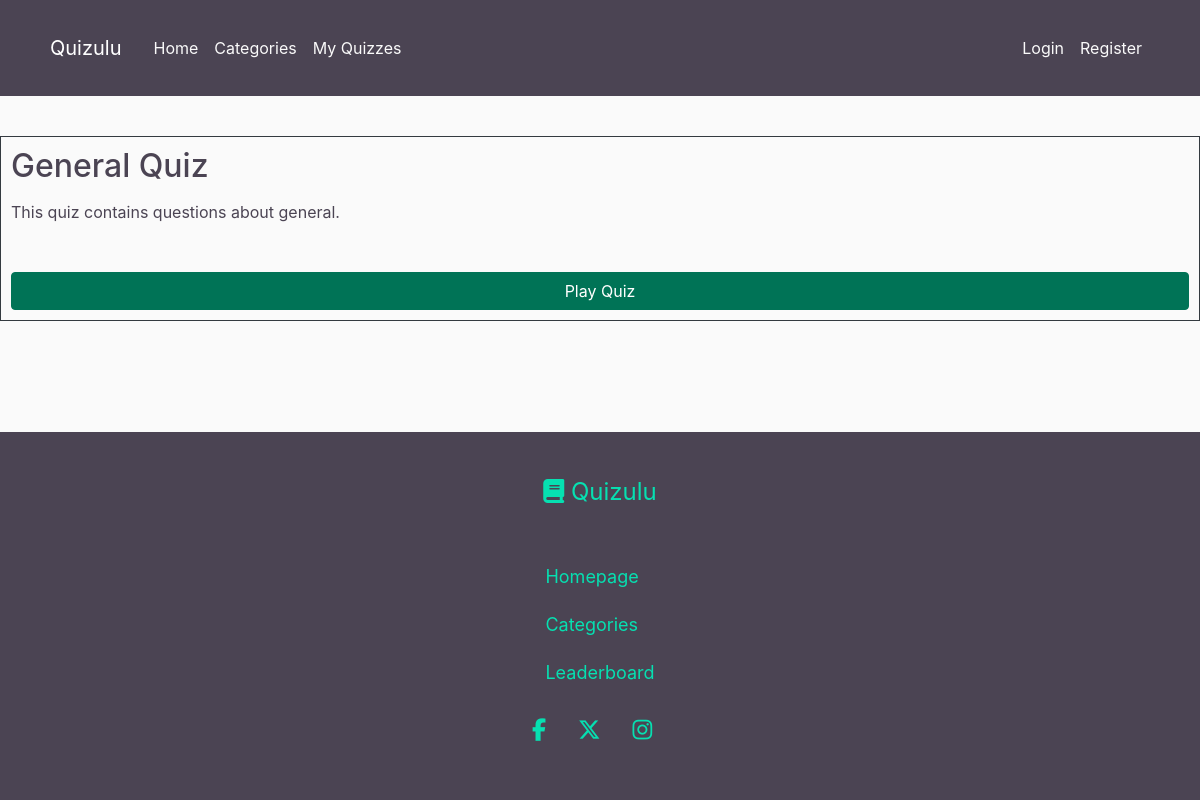
The app's page /quiz/12/ with its own data.
### quiz_app/models.py (models this page shows, shortened)
class Quiz(models.Model):
    title = models.CharField(max_length=100)
    category = models.CharField(max_length=50, choices=[
        ('general', 'General Knowledge'),
        ('books', 'Entertainment: Books'),
        ('film', 'Entertainment: Film'),
        ('music', 'Entertainment: Music'),
        ('musicals', 'Entertainment: Musicals & Theatres'),
        ('television', 'Entertainment: Television'),
        ('videoGames', 'Entertainment: Video Games'),
        ('boardGames', 'Entertainment: Board Games'),
        ('nature', 'Science & Nature'),
        ('computers', 'Science: Computers'),
        ('mathematics', 'Science: Mathematics'),
        ('mythology', 'Mythology'),
        ('sports', 'Sports'),
        ('geography', 'Geography'),
        ('history', 'History'),
        ('politics', 'Politics'),
        ('art', 'Art'),
        ('celebrities', 'Celebrities'),
        ('animals', 'Animals'),
        ('vehicles', 'Vehicles'),
        ('comics', 'Entertainment: Comics'),
        ('gadgets', 'Science: Gadgets'),
        ('anime', 'Entertainment: Japanese Anime & Manga'),
        ('cartoons', 'Entertainment: Cartoon & Animations')
    ])
    description = models.TextField()
    created_by = models.ForeignKey(User, on_delete=models.CASCADE)

### quiz_app/views.py (the view)
# urls.py: path('quiz/<int:quiz_id>/', views.quiz_detail, name='quiz-detail'),
def quiz_detail(request, quiz_id):
    quiz = get_object_or_404(Quiz, pk=quiz_id)
    return render(request, 'quiz_app/quiz_detail.html', {'quiz': quiz})

### quiz_app/templates/quiz_app/quiz_detail.html (shortened to what this page needs)
{% extends "quiz_app/base.html" %}
{% block content %}
<div class="border border-dark">
    <h2>{{ quiz.title }}</h2>
    <p>{{ quiz.description }}</p>
    <a href="{% url 'play_quiz' quiz.id %}" class="btn btn-primary">Play Quiz</a>
</div>
{% endblock content %}

### quiz_app/static/quiz_app/main.css (style rules this page uses)
html, body { height: 100%; margin: 0; display: flex; flex-direction: column; }
body { background-color: #fafafa; color: #4B4453; }
h1, h2, h3, h4, h5, h6 { color: #4B4453; }
p { margin-top: 0.9rem; padding-bottom: 1rem; }
.border { padding: 10px; }
.btn-primary { width: 100%; margin-top: 1rem; background-color: #007356; border-color: #007356; color: #FFFFFF; }

### records on screen
Quiz: title "General Quiz", description "This quiz contains questions about general."
